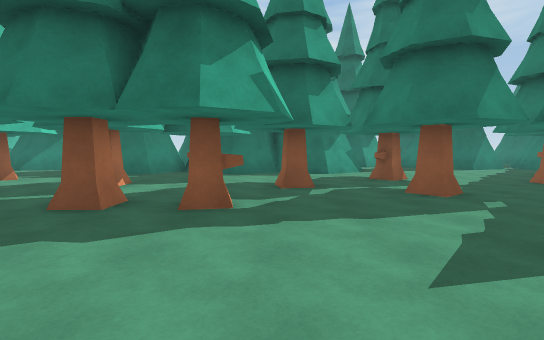
View 1 (above)

17 first-person views from a walk through a Unity game level. The camera is 1.5 m above the floor, tilts 4° down and sees 85° across. The floor is counted in squares, 2 m on a side. Each view is taken from the middle of a square. On the plan, view 1 faces up. The plan holds only what a view shows up to about 10 squares ahead; the rest is blank. The place goes on beyond the plan. The player character is not drawn. Some surface patterns are stand-ins.

View 2
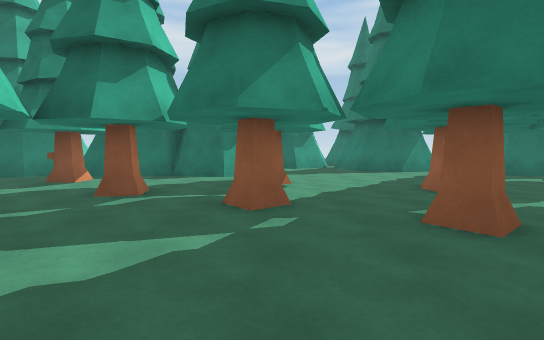

View 3
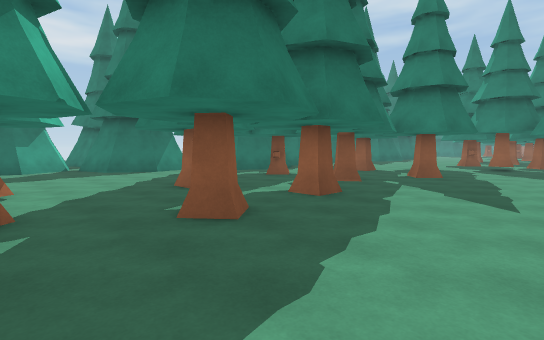

View 4
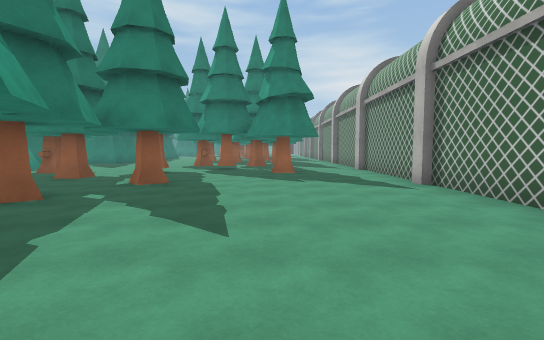

View 5
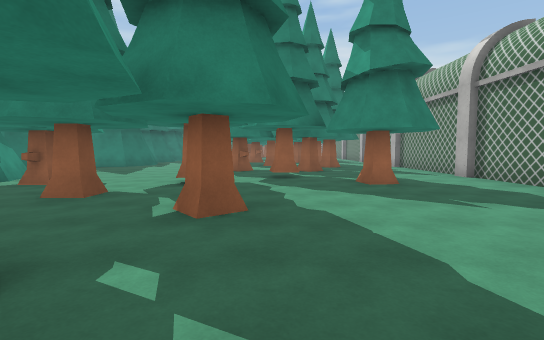

View 6
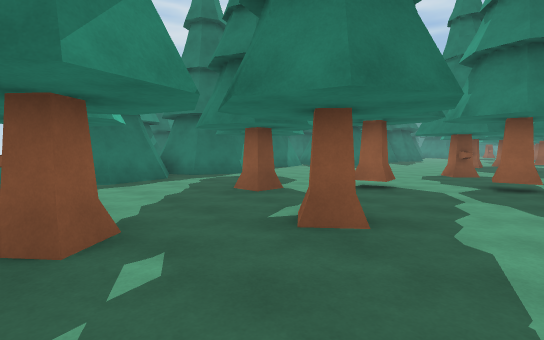

View 7
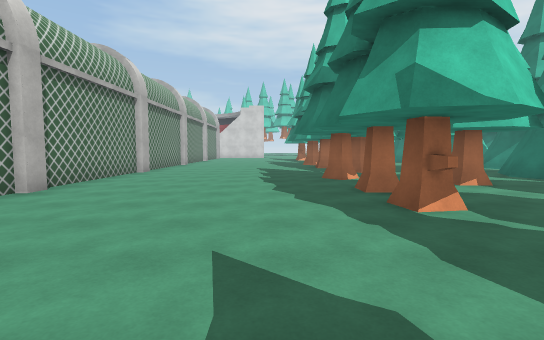

View 8
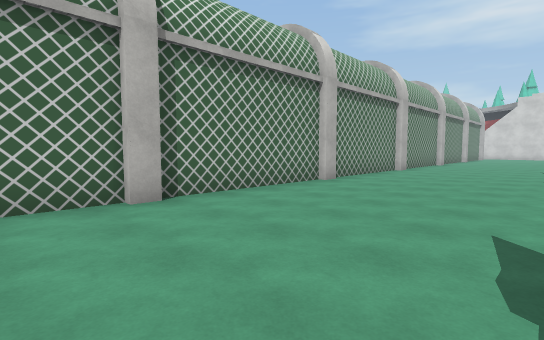

View 9
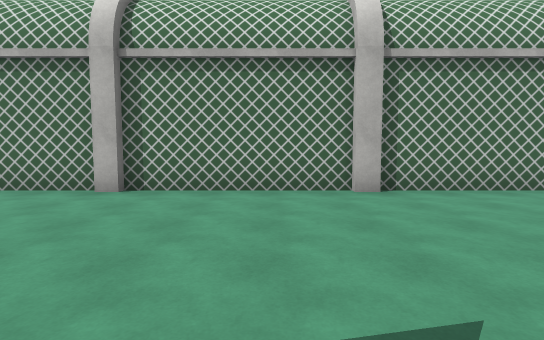

View 10
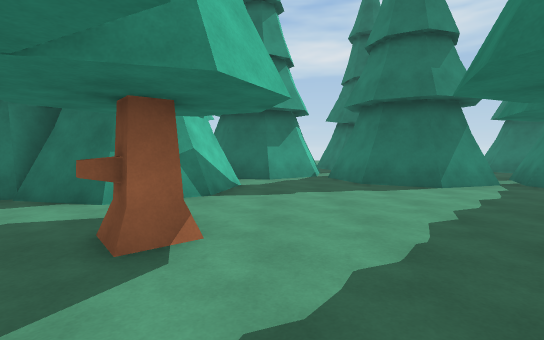

View 11
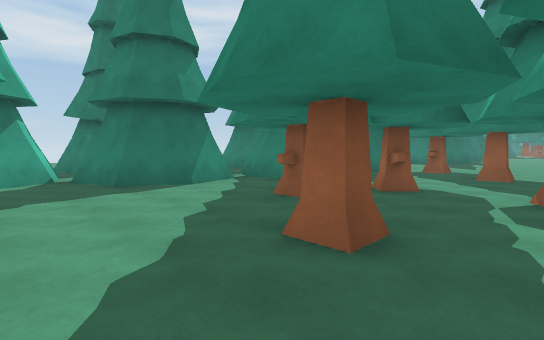

View 12
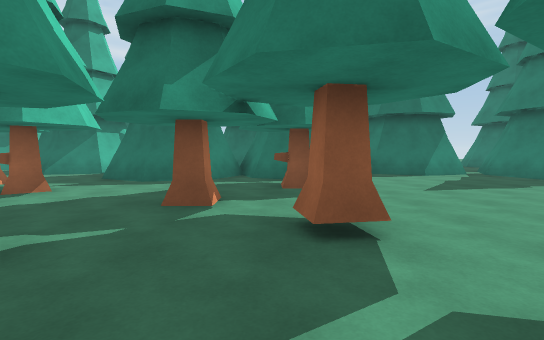

View 13
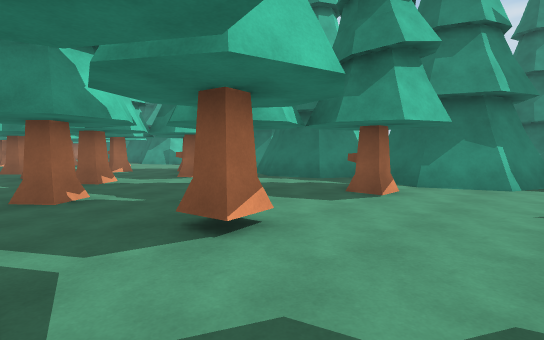

View 14
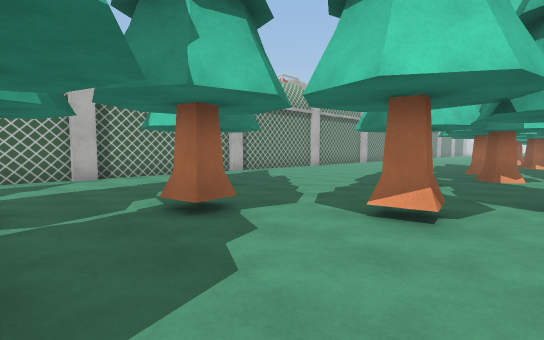

View 15
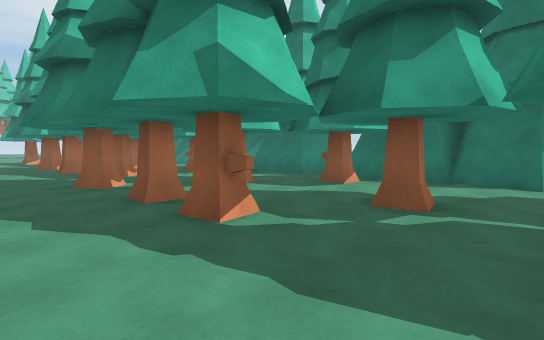

View 16
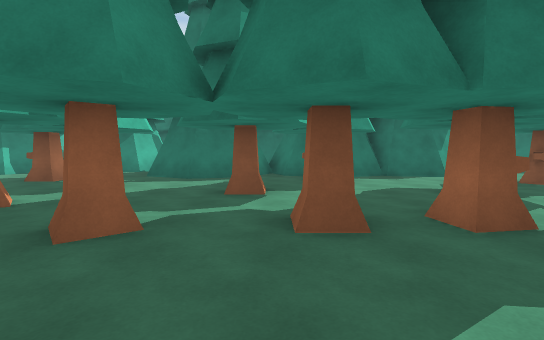

View 17
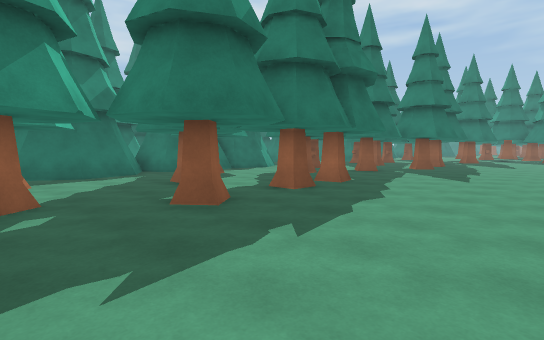

### Floor plan
Key: @ floor where view 1 was taken; # wall or solid block; . floor; T tree; O other object.
Columns run from 7 left of view 1 to 18 right of it. Each row starts with its distance up from view 1.
 12 O          T.T##TT     TT
 11 O   T  T  T...TT.## T###TT
 10 .###T##T##T......T##.T#T..
  9 .TTT..T.T.........T.......
  8 .....T....T....T.....TT...
  7 T.........T.....TT........
  6 ....T..T.....T......T.....
  5 T.........T.....T.....T...
  4 ..T..TT.....T.T....T.....T
  3 .......................T..
  2 .........................T
  1 ......................T...
  0 .......@..................
 -1 ..........................
 -2 ##########################

Where each view was taken, in squares from view 1:
view 1: 0 up, 0 right, facing up
view 2: 1 up, 3 right, facing up
view 3: 1 up, 3 right, facing up-right
view 4: 1 up, 5 right, facing right
view 5: 3 up, 8 right, facing right
view 6: 2 up, 9 right, facing up-right
view 7: 2 up, 3 right, facing left
view 8: 2 up, 4 right, facing down-left
view 9: 3 up, 4 right, facing down
view 10: 5 up, 4 right, facing up
view 11: 5 up, 4 right, facing up-right
view 12: 2 up, 14 right, facing up
view 13: 3 up, 17 right, facing up-left
view 14: 6 up, 18 right, facing down-left
view 15: 2 up, 2 right, facing up-left
view 16: 1 up, 3 left, facing up
view 17: 0 up, 7 left, facing up-right
